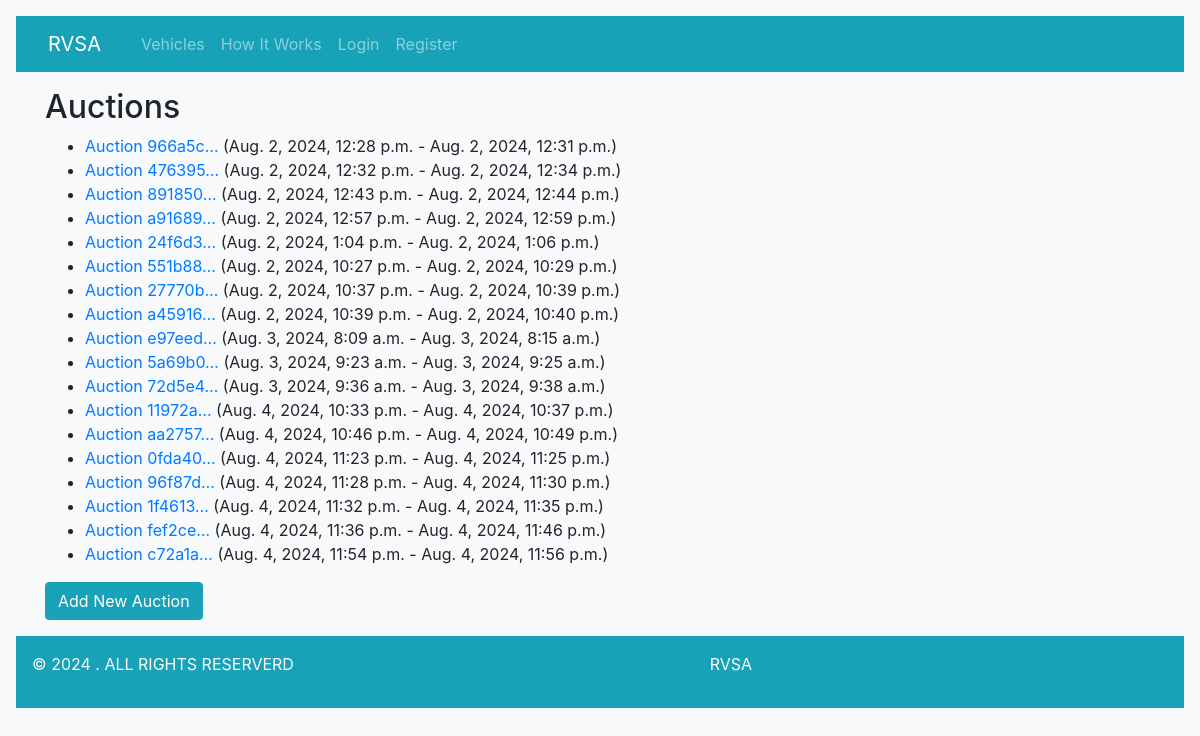
Page /auctions/ on the committed database.
### vehicles/models.py (models this page shows, shortened)
class Auction(models.Model):
    auction_id = models.UUIDField(default=uuid.uuid4, editable=False, unique=True)
    start_date = models.DateTimeField()
    end_date = models.DateTimeField()
    created_at = models.DateTimeField(auto_now_add=True)
    vehicles = models.ManyToManyField('Vehicle', related_name='auctions')
    approved = models.BooleanField(default=False)

### vehicles/views.py (the view)
# urls.py: path('auctions/', views.auction_list, name='auction_list'),
def auction_list(request):
    auctions = Auction.objects.all()
    return render(request, 'admin/auctions.html', {'auctions': auctions})

### auctions/vehicles/templates/Admin/auctions.html
{% extends "vehicles/base.html" %}
{% block content %}
<h2>Auctions</h2>
<ul>
    {% for auction in auctions %}
    <li>
        <a href="{% url 'auction_detail' auction.pk %}">Auction {{ auction.auction_id|truncatechars:7 }}</a> ({{ auction.start_date }} - {{ auction.end_date }})
    </li>
    {% endfor %}
</ul>
<a class="btn btn-info" href="{% url 'auction_add' %}">Add New Auction</a>
{% endblock %}

### auctions/vehicles/static/vehicles/styles.css (style rules this page uses)
body { background-color: #0c7ae7; }

### rows in the picture
Auction: auction_id "966a5c…", start_date "Aug. 2, 2024, 12:28 p.m.", end_date "Aug. 2, 2024, 12:31 p.m."
Auction: auction_id "476395…", start_date "Aug. 2, 2024, 12:32 p.m.", end_date "Aug. 2, 2024, 12:34 p.m."
Auction: auction_id "891850…", start_date "Aug. 2, 2024, 12:43 p.m.", end_date "Aug. 2, 2024, 12:44 p.m."
Auction: auction_id "a91689…", start_date "Aug. 2, 2024, 12:57 p.m.", end_date "Aug. 2, 2024, 12:59 p.m."
Auction: auction_id "24f6d3…", start_date "Aug. 2, 2024, 1:04 p.m.", end_date "Aug. 2, 2024, 1:06 p.m."
Auction: auction_id "551b88…", start_date "Aug. 2, 2024, 10:27 p.m.", end_date "Aug. 2, 2024, 10:29 p.m."
Auction: auction_id "27770b…", start_date "Aug. 2, 2024, 10:37 p.m.", end_date "Aug. 2, 2024, 10:39 p.m."
Auction: auction_id "a45916…", start_date "Aug. 2, 2024, 10:39 p.m.", end_date "Aug. 2, 2024, 10:40 p.m."
Auction: auction_id "e97eed…", start_date "Aug. 3, 2024, 8:09 a.m.", end_date "Aug. 3, 2024, 8:15 a.m."
Auction: auction_id "5a69b0…", start_date "Aug. 3, 2024, 9:23 a.m.", end_date "Aug. 3, 2024, 9:25 a.m."
Auction: auction_id "72d5e4…", start_date "Aug. 3, 2024, 9:36 a.m.", end_date "Aug. 3, 2024, 9:38 a.m."
Auction: auction_id "11972a…", start_date "Aug. 4, 2024, 10:33 p.m.", end_date "Aug. 4, 2024, 10:37 p.m."
Auction: auction_id "aa2757…", start_date "Aug. 4, 2024, 10:46 p.m.", end_date "Aug. 4, 2024, 10:49 p.m."
Auction: auction_id "0fda40…", start_date "Aug. 4, 2024, 11:23 p.m.", end_date "Aug. 4, 2024, 11:25 p.m."
Auction: auction_id "96f87d…", start_date "Aug. 4, 2024, 11:28 p.m.", end_date "Aug. 4, 2024, 11:30 p.m."
Auction: auction_id "1f4613…", start_date "Aug. 4, 2024, 11:32 p.m.", end_date "Aug. 4, 2024, 11:35 p.m."
Auction: auction_id "fef2ce…", start_date "Aug. 4, 2024, 11:36 p.m.", end_date "Aug. 4, 2024, 11:46 p.m."
Auction: auction_id "c72a1a…", start_date "Aug. 4, 2024, 11:54 p.m.", end_date "Aug. 4, 2024, 11:56 p.m."
